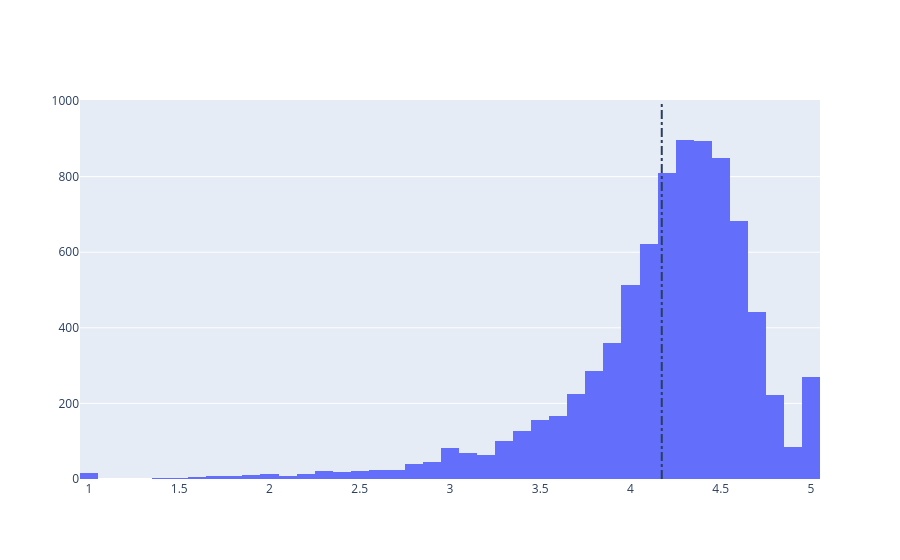

Notebook cell for this chart:
### Markdown cell above
## 5. Distribution of app ratings
<p>After having witnessed the market share for each category of apps, let's see how all these apps perform on an average. App ratings (on a scale of 1 to 5) impact the discoverability, conversion of apps as well as the company's overall brand image. Ratings are a key performance indicator of an app.</p>
<p>From our research, we found that the average volume of ratings across all app categories is <code>4.17</code>. The histogram plot is skewed to the left indicating that the majority of the apps are highly rated with only a few exceptions in the low-rated apps.</p>

### Code cell
# Average rating of apps
avg_app_rating = np.mean(apps['Rating'])
print('Average app rating = ', avg_app_rating)

# Distribution of apps according to their ratings
data = [go.Histogram(
        x = apps['Rating']
)]

# Vertical dashed line to indicate the average app rating
layout = {'shapes': [{
              'type' :'line',
              'x0': avg_app_rating,
              'y0': 0,
              'x1': avg_app_rating,
              'y1': 1000,
              'line': { 'dash': 'dashdot'}
          }]
          }

plotly.offline.iplot({'data': data, 'layout': layout})

### Figure 1 — Plotly figure (JSON) as saved in the notebook; plotly's stock layout.template omitted (floating-point values rounded to 4 significant figures; data arrays with more than 128 entries replaced by an {"elided": "..."} marker saying what was removed)
{"data": [{"type": "histogram", "x": {"elided": "9659 float values"}}], "layout": {"shapes": [{"line": {"dash": "dashdot"}, "type": "line", "x0": 4.173, "x1": 4.173, "y0": 0, "y1": 1000}]}}
